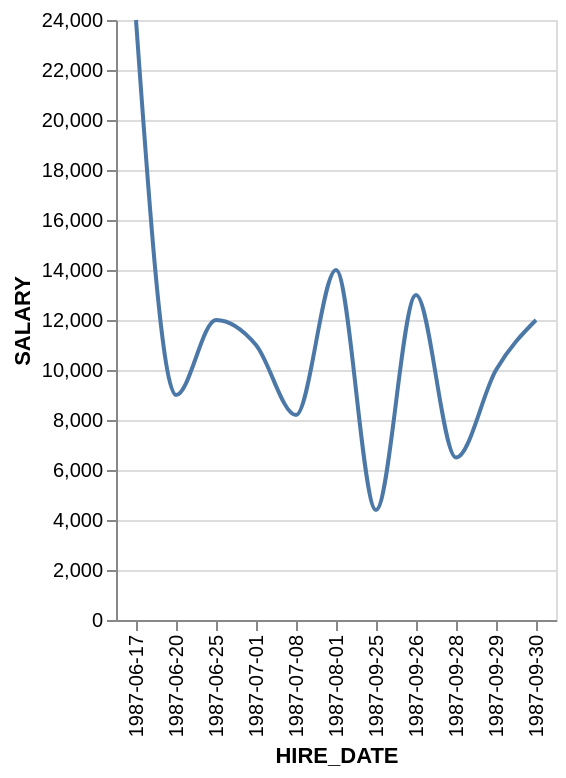

Write a Vega-Lite specification for this figure.
### Vega-Lite specification from a JSON file in a GitHub repository (floating-point values rounded to 4 significant figures)
{"data": {"values": [{"x_data": "1987-06-17", "y_data": 24000}, {"x_data": "1987-06-20", "y_data": 9000}, {"x_data": "1987-06-25", "y_data": 12000}, {"x_data": "1987-07-01", "y_data": 11000}, {"x_data": "1987-07-08", "y_data": 8200}, {"x_data": "1987-08-01", "y_data": 14000}, {"x_data": "1987-09-25", "y_data": 4400}, {"x_data": "1987-09-26", "y_data": 13000}, {"x_data": "1987-09-28", "y_data": 6500}, {"x_data": "1987-09-29", "y_data": 10000}, {"x_data": "1987-09-30", "y_data": 12000}]}, "mark": {"type": "line", "interpolate": "monotone"}, "encoding": {"x": {"field": "x_data", "type": "nominal", "title": "HIRE_DATE", "sort": "ascending"}, "y": {"field": "y_data", "type": "quantitative", "title": "SALARY"}}}
